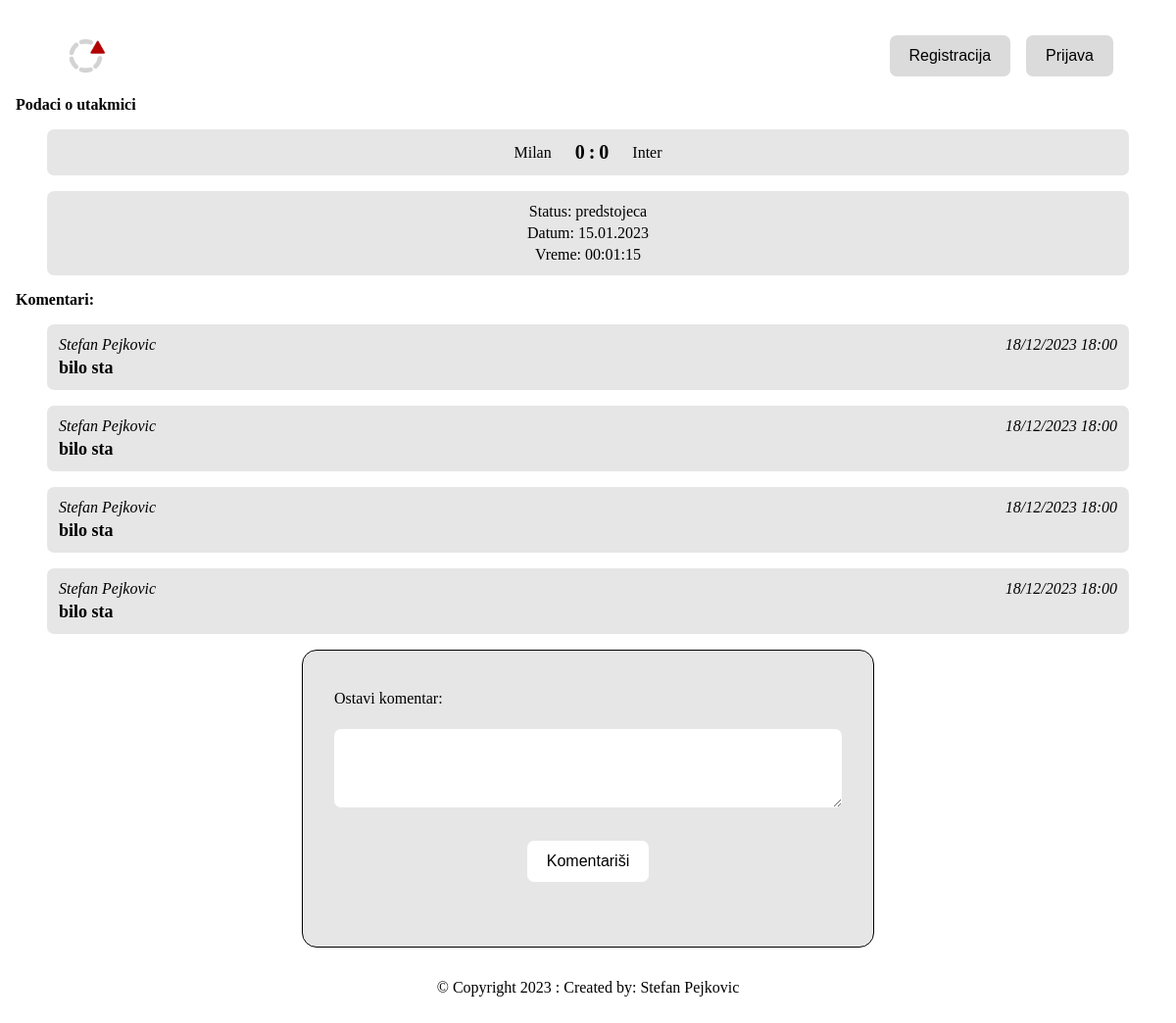
The page /Pages/utakmica.php?id=5 on the database its author committed.
### tables this page shows
CREATE TABLE IF NOT EXISTS utakmice(
	id INT  AUTO_INCREMENT PRIMARY KEY,
	tim1 TEXT NOT NULL,
	tim2 TEXT NOT NULL,
	status TEXT NOT NULL,
	golovi1 INT DEFAULT 0 NOT NULL,
	golovi2 INT DEFAULT 0 NOT NULL,
	datum_vreme DATETIME DEFAULT CURRENT_TIMESTAMP
);

### Pages/utakmica.php (the view, shortened to what this page needs)
<?php
require '../Datebase/konekcija.php';
  $id_provera = $_GET["id"];
  $sql = "
    SELECT
      tim1,tim2,golovi1,golovi2,status,
      DATE_FORMAT(datum_vreme, '%d.%m.%Y') as datum,
      DATE_FORMAT(datum_vreme, '%H:%m:%d') as vreme
    FROM utakmice WHERE id = '$id_provera'
  ";
  $result = mysqli_query($conn, $sql);
  if (mysqli_num_rows($result) == 0)
  {
    header("location:/");
  }
  else
  {
    $utakmica = mysqli_fetch_assoc($result);
  }
  $komentari = array(
      array (
        "ime" => "Stefan",
        "prezime" => "Pejkovic",
        "datum" => "18/12/2023",
        "vreme"=> "18:00",
        "komentar" => "bilo sta "
      ),
      array (
        "ime" => "Stefan",
        "prezime" => "Pejkovic",
        "datum" => "18/12/2023",
        "vreme"=> "18:00",
        "komentar" => "bilo sta "
      ),
      array (
        "ime" => "Stefan",
        "prezime" => "Pejkovic",
        "datum" => "18/12/2023",
        "vreme"=> "18:00",
        "komentar" => "bilo sta "
      ),
      array (
        "ime" => "Stefan",
        "prezime" => "Pejkovic",
        "datum" => "18/12/2023",
        "vreme"=> "18:00",
        "komentar" => "bilo sta "
      )
  );
?>
<!DOCTYPE html>
<html lang="en">
<head>
    <link rel="stylesheet" href="../Css/global.css">
    <link rel="stylesheet" href="../Css/utakmica.css">
</head>
<body>
    <?php
      require '../Components/navbar.php';
    ?>
    <h1>Podaci o utakmici</h1>
    <div class="rezultat">
      <?php
        echo "
          <div class='utakmica'>
            <div class='tim'>
              <span class='naziv'>" . $utakmica["tim1"] . "</span>
              <span class='golovi'>" . $utakmica["golovi1"] . "</span>
            </div>
            <span class='dve-tacke'>:</span>
            <div class='tim'>
              <span class='golovi'>" . $utakmica["golovi2"] . "</span>
              <span class='nazivi'>" . $utakmica["tim2"] . "</span>
            </div>
          </div>
        ";
      ?>
      <div class="podaci">
        <p>Status: <?php echo $utakmica["status"]; ?></p>
        <p>Datum: <?php echo $utakmica["datum"]; ?></p>
        <p>Vreme: <?php echo $utakmica["vreme"]; ?></p>
      </div>
    </div>
    <h2>Komentari:</h2>
    <div class="komentari">
    <?php
      foreach ($komentari as $komentar) {
        echo "
          <div class='komentar'>
            <div class='komentar-podaci'>
              <span>" . $komentar["ime"] . " " . $komentar["prezime"] . "</span>
              <span>" . $komentar["datum"]. " " . $komentar["vreme"] . "</span>
            </div>
            <p class='tekst'>" . $komentar["komentar"] . "</p>
          </div>
        ";
      }
      ?>
    </div>
    <div class="wrapper">
      <form action="<?php echo htmlspecialchars($_SERVER["PHP_SELF"]);?>" method="post">
          <label for="komentar">Ostavi komentar:</label><br>
          <textarea  name="komentar" rows="4" cols="50"> </textarea> <br>
          <button type="submit">Komentariši</button><br>
      </form>
    </div>
    <?php
      require '../Components/footer.php';
    ?>
</body>
</html>

### Css/global.css (style rules this page uses)
* { margin: 0; padding: 0; box-sizing: border-box; font-size: 16px; }
body { overflow-x: hidden; min-height: 100vh; }

### Css/utakmica.css (style rules this page uses)
body { padding: 1rem; }
.rezultat { display: flex; justify-content: center; align-items: center; gap: 1rem; flex-direction: column; padding: 1rem 2rem; }
.utakmica { width: 100%; display: flex; border-radius: 7px; justify-content: center; align-items: center; background-color: rgb(230, 230, 230); padding: 0.75rem; gap: 0.25rem; }
.tim { display: flex; justify-content: center; align-items: center; gap: 1.5rem; }
.golovi, .dve-tacke { font-weight: bold; font-size: 20px; }
.podaci { width: 100%; display: flex; border-radius: 7px; justify-content: center; align-items: center; background-color: rgb(230, 230, 230); padding: 0.75rem; gap: 0.25rem; flex-direction: column; }
.komentari { display: flex; justify-content: center; align-items: center; gap: 1rem; flex-direction: column; padding: 1rem 2rem; }
.komentar { width: 100%; display: flex; flex-direction: column; border-radius: 7px; justify-content: center; align-items: center; background-color: rgb(230, 230, 230); padding: 0.75rem; gap: 0.25rem; }
.komentar-podaci { width: 100%; display: flex; justify-content: space-between; align-items: center; font-size: 14px; font-style: italic; }
.tekst { text-align: left; width: 100%; font-weight: bold; font-size: 18px; }
.wrapper { max-width: 50%; height: auto; border: 1px solid black; padding: 2rem; border-radius: 15px; display: grid; place-items: center; margin: 10px; background-color: rgb(230, 230, 230); margin: auto; }
label, textarea { display: block; }
label { margin-top: 0.5rem; margin-bottom: 0.25rem; }
textarea { border-radius: 7px; outline: none !important; border: none; padding: 0.25rem 0.75rem; background-color: white; width: 100%; }
form button { outline: none !important; border: none; padding: 0.75rem 1.25rem; border-radius: 7px; cursor: pointer; display: block; margin: 1rem auto; background-color: white; }

### Css/footer.css (style rules this page uses)
body { position: relative; }

### rows shown on the page
utakmice: tim1 "Milan", golovi1 "0", golovi2 "0", tim2 "Inter", status "predstojeca"

### other values the page prints
$utakmica["datum"] "15.01.2023"
$utakmica["vreme"] "00:01:15"
$komentar["ime"] "Stefan"
$komentar["prezime"] "Pejkovic"
$komentar["datum"] "18/12/2023"
$komentar["vreme"] "18:00"
$komentar["komentar"] "bilo sta"
